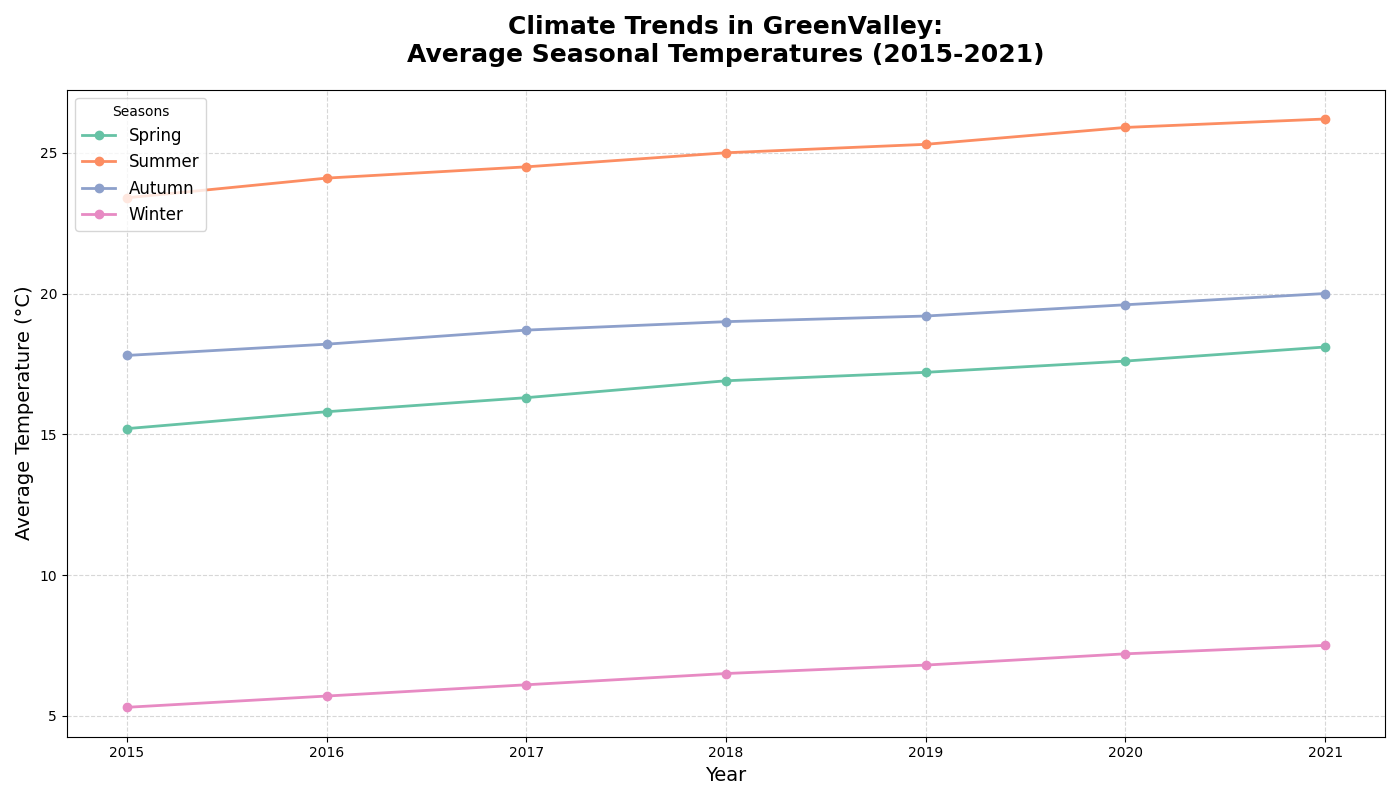

Generate this figure with Python:
import matplotlib.pyplot as plt
import numpy as np

# Backstory:
# The chart depicts the historical climate data for a fictional town called "GreenValley".
# The data focuses on the temperatures recorded in GreenValley over the four seasons from 2015 through 2021.

# Data: Annual average temperatures in GreenValley for each season from 2015 to 2021
years = np.array([2015, 2016, 2017, 2018, 2019, 2020, 2021])
spring_temps = np.array([15.2, 15.8, 16.3, 16.9, 17.2, 17.6, 18.1])
summer_temps = np.array([23.4, 24.1, 24.5, 25.0, 25.3, 25.9, 26.2])
autumn_temps = np.array([17.8, 18.2, 18.7, 19.0, 19.2, 19.6, 20.0])
winter_temps = np.array([5.3, 5.7, 6.1, 6.5, 6.8, 7.2, 7.5])

# Colors for the seasons
colors = ['#66c2a5', '#fc8d62', '#8da0cb', '#e78ac3']

# Create the main plot
plt.figure(figsize=(14, 8))

# Plotting the average temperatures for each season with different colors
plt.plot(years, spring_temps, color=colors[0], marker='o', linestyle='-', linewidth=2, markersize=6, label='Spring')
plt.plot(years, summer_temps, color=colors[1], marker='o', linestyle='-', linewidth=2, markersize=6, label='Summer')
plt.plot(years, autumn_temps, color=colors[2], marker='o', linestyle='-', linewidth=2, markersize=6, label='Autumn')
plt.plot(years, winter_temps, color=colors[3], marker='o', linestyle='-', linewidth=2, markersize=6, label='Winter')

# Enhancing the title and labels
plt.title('Climate Trends in GreenValley:\nAverage Seasonal Temperatures (2015-2021)', fontsize=18, fontweight='bold', pad=20)
plt.xlabel('Year', fontsize=14)
plt.ylabel('Average Temperature (°C)', fontsize=14)

# Adding grid for better visibility
plt.grid(True, linestyle='--', alpha=0.5)

# Adding a legend to differentiate the seasons, positioned to avoid collision
plt.legend(loc='upper left', title="Seasons", fontsize=12)

# Rotate x-axis labels for better readability
plt.xticks(years)

# Use tight layout to ensure elements are not overlapping
plt.tight_layout()

# Display the plot
plt.show()
